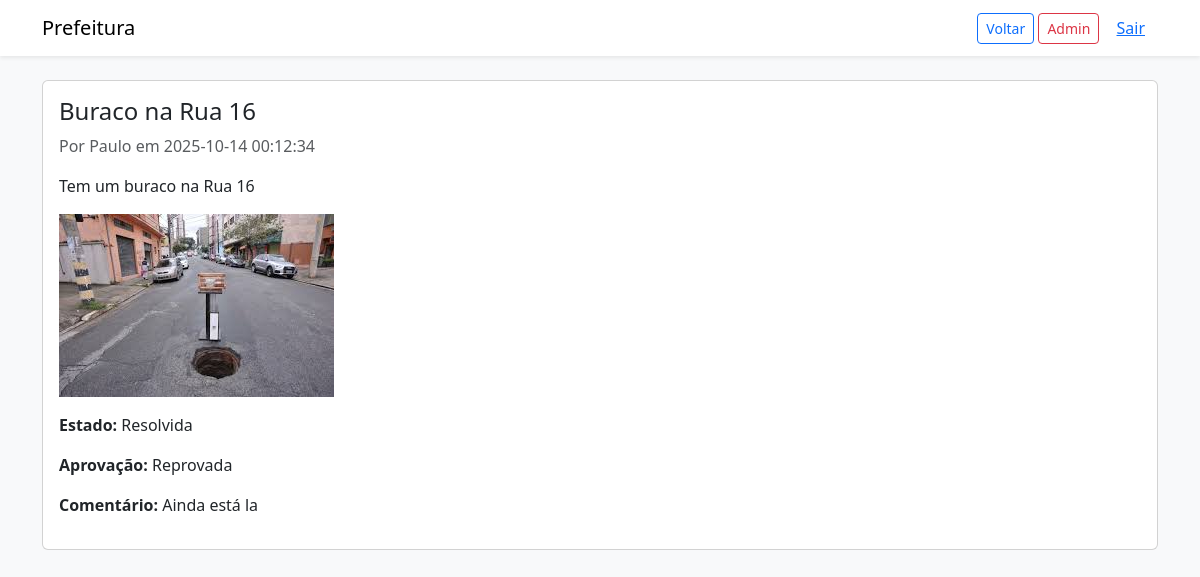
The app's page /view_complaint.php?id=2 (signed in) with its own data.
### tables this page shows
CREATE TABLE `reclamacao` (
  `id` int(11) NOT NULL,
  `id_reclamante` int(11) NOT NULL,
  `titulo` varchar(255) NOT NULL,
  `descricao` text NOT NULL,
  `foto` varchar(255) DEFAULT NULL,
  `estado` enum('Enviada','Atribuída','Em andamento','Resolvida') NOT NULL DEFAULT 'Enviada',
  `aprovacao` enum('','Aprovada','Reprovada') DEFAULT '',
  `comentario` text DEFAULT NULL,
  `criado_em` timestamp NOT NULL DEFAULT current_timestamp()
);

CREATE TABLE `usuarios` (
  `id` int(11) NOT NULL,
  `nome` varchar(300) NOT NULL,
  `email` varchar(300) NOT NULL,
  `senha` varchar(128) NOT NULL,
  `cpf` int(11) NOT NULL,
  `nascimento` date NOT NULL,
  `tipo` enum('admin','usuario') NOT NULL
);

### config.php (called while the page is built, shortened)
<?php
function is_logged() {
    return isset($_SESSION['user']);
}
function is_admin() {
    return is_logged() && $_SESSION['user']['tipo'] === 'admin';
}
?>

### view_complaint.php (the view, shortened to what this page needs)
<?php
require 'config.php';
$id = intval($_GET['id'] ?? 0);
$stmt = $pdo->prepare("SELECT r.*, u.nome as reclamante_nome FROM reclamacao r JOIN usuarios u ON u.id = r.id_reclamante WHERE r.id = ?");
$stmt->execute([$id]);
$r = $stmt->fetch();
?>
<!doctype html>
<html>
<head>
  <link href="https://cdn.jsdelivr.net/npm/bootstrap@5.3.2/dist/css/bootstrap.min.css" rel="stylesheet">
</head>
<body class="bg-light">
<nav class="navbar navbar-expand-lg navbar-light bg-white shadow-sm">
  <div class="container">
    <a class="navbar-brand" href="#">Prefeitura</a>
    <div>
      <a class="btn btn-outline-primary btn-sm" href="my_complaints.php">Voltar</a>
      <?php if(is_admin()): ?><a href="admin.php" class="btn btn-outline-danger btn-sm">Admin</a><?php endif; ?>
      <a class="btn btn-link" href="logout.php">Sair</a>
    </div>
  </div>
</nav>
<div class="container py-4">
  <div class="card">
    <div class="card-body">
      <h4><?=htmlspecialchars($r['titulo'])?></h4>
      <p class="text-muted">Por <?=htmlspecialchars($r['reclamante_nome'])?> em <?= $r['criado_em'] ?></p>
      <p><?=nl2br(htmlspecialchars($r['descricao']))?></p>
      <?php if($r['foto']): ?>
        <img src="uploads/<?=htmlspecialchars($r['foto'])?>" class="img-fluid mb-3" alt="Foto da reclamação">
      <?php endif; ?>
      <p><strong>Estado:</strong> <?=htmlspecialchars($r['estado'])?></p>
      <p><strong>Aprovação:</strong> <?= $r['aprovacao'] ?: '—' ?></p>
      <?php if($r['comentario']): ?>
        <p><strong>Comentário:</strong> <?= nl2br(htmlspecialchars($r['comentario'])) ?></p>
      <?php endif; ?>
    </div>
  </div>
</div>
</body>
</html>

### records on screen
reclamacao: titulo "Buraco na Rua 16", id_reclamante.nome "Paulo", criado_em "2025-10-14 00:12:34", descricao "Tem um buraco na Rua 16", foto (picture), estado "Resolvida", aprovacao "Reprovada", comentario "Ainda está la"
